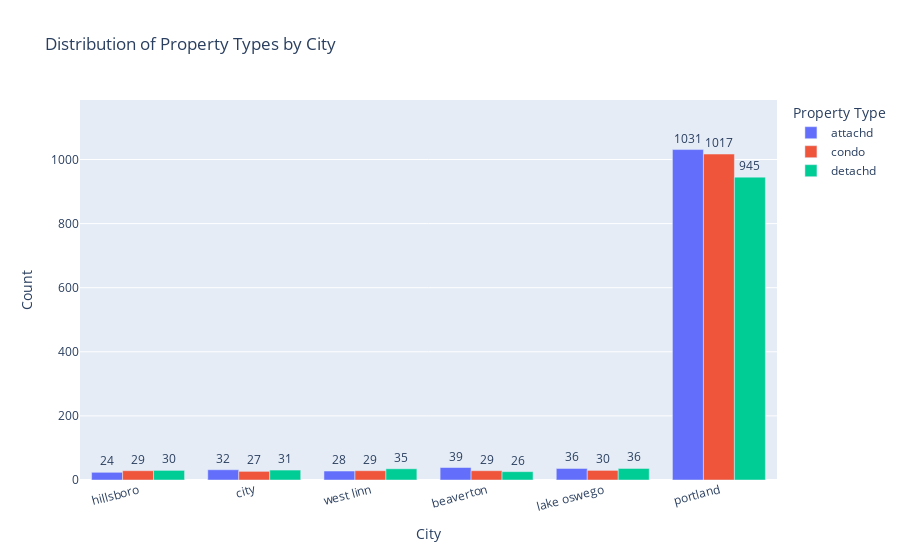

Here is the notebook cell this chart was saved with:
### Markdown cell above
## 2.3 `property_type` Distribution Per City

### Code cell
# Count property_type by city
counts = (
    data.groupby(["city", "property_type"])
        .size()
        .reset_index(name="count")
)

# Order cities by total volume
city_order = (
    counts.groupby("city")["count"].sum()
          .sort_values(ascending=True)
          .index.tolist()
)

# Grouped bar chart
fig = px.bar(
    counts,
    x="city",
    y="count",
    color="property_type",
    barmode="group",  # use "stack" if you prefer stacked bars
    text="count",
    category_orders={"city": city_order},
    title="Distribution of Property Types by City"
)

# Formatting
ymax = counts["count"].max()
fig.update_yaxes(range=[0, ymax * 1.15])  # space for labels
fig.update_traces(textposition="outside")
fig.update_layout(
    xaxis_title="City",
    yaxis_title="Count",
    legend_title="Property Type",
    xaxis_tickangle=-15
)

# Save image
fig.show()
fig.write_image("distribution_property_type_by_city.png", scale=2)

### Figure 1 — Plotly figure (JSON) as saved in the notebook; plotly's stock layout.template omitted (floating-point values rounded to 4 significant figures)
{"data": [{"alignmentgroup": "True", "hovertemplate": "property_type=attachd<br>city=%{x}<br>count=%{text}<extra></extra>", "legendgroup": "attachd", "marker": {"color": "#636efa", "pattern": {"shape": ""}}, "name": "attachd", "offsetgroup": "attachd", "orientation": "v", "showlegend": true, "text": [39.0, 32.0, 24.0, 36.0, 1031.0, 28.0], "textposition": "outside", "type": "bar", "x": ["beaverton", "city", "hillsboro", "lake oswego", "portland", "west linn"], "xaxis": "x", "y": [39, 32, 24, 36, 1031, 28], "yaxis": "y"}, {"alignmentgroup": "True", "hovertemplate": "property_type=condo<br>city=%{x}<br>count=%{text}<extra></extra>", "legendgroup": "condo", "marker": {"color": "#EF553B", "pattern": {"shape": ""}}, "name": "condo", "offsetgroup": "condo", "orientation": "v", "showlegend": true, "text": [29.0, 27.0, 29.0, 30.0, 1017.0, 29.0], "textposition": "outside", "type": "bar", "x": ["beaverton", "city", "hillsboro", "lake oswego", "portland", "west linn"], "xaxis": "x", "y": [29, 27, 29, 30, 1017, 29], "yaxis": "y"}, {"alignmentgroup": "True", "hovertemplate": "property_type=detachd<br>city=%{x}<br>count=%{text}<extra></extra>", "legendgroup": "detachd", "marker": {"color": "#00cc96", "pattern": {"shape": ""}}, "name": "detachd", "offsetgroup": "detachd", "orientation": "v", "showlegend": true, "text": [26.0, 31.0, 30.0, 36.0, 945.0, 35.0], "textposition": "outside", "type": "bar", "x": ["beaverton", "city", "hillsboro", "lake oswego", "portland", "west linn"], "xaxis": "x", "y": [26, 31, 30, 36, 945, 35], "yaxis": "y"}], "layout": {"barmode": "group", "legend": {"title": {"text": "Property Type"}, "tracegroupgap": 0}, "title": {"text": "Distribution of Property Types by City"}, "xaxis": {"anchor": "y", "categoryarray": ["hillsboro", "city", "west linn", "beaverton", "lake oswego", "portland"], "categoryorder": "array", "domain": [0, 1], "tickangle": -15, "title": {"text": "City"}}, "yaxis": {"anchor": "x", "domain": [0, 1], "range": [0, 1186.0], "title": {"text": "Count"}}}}
